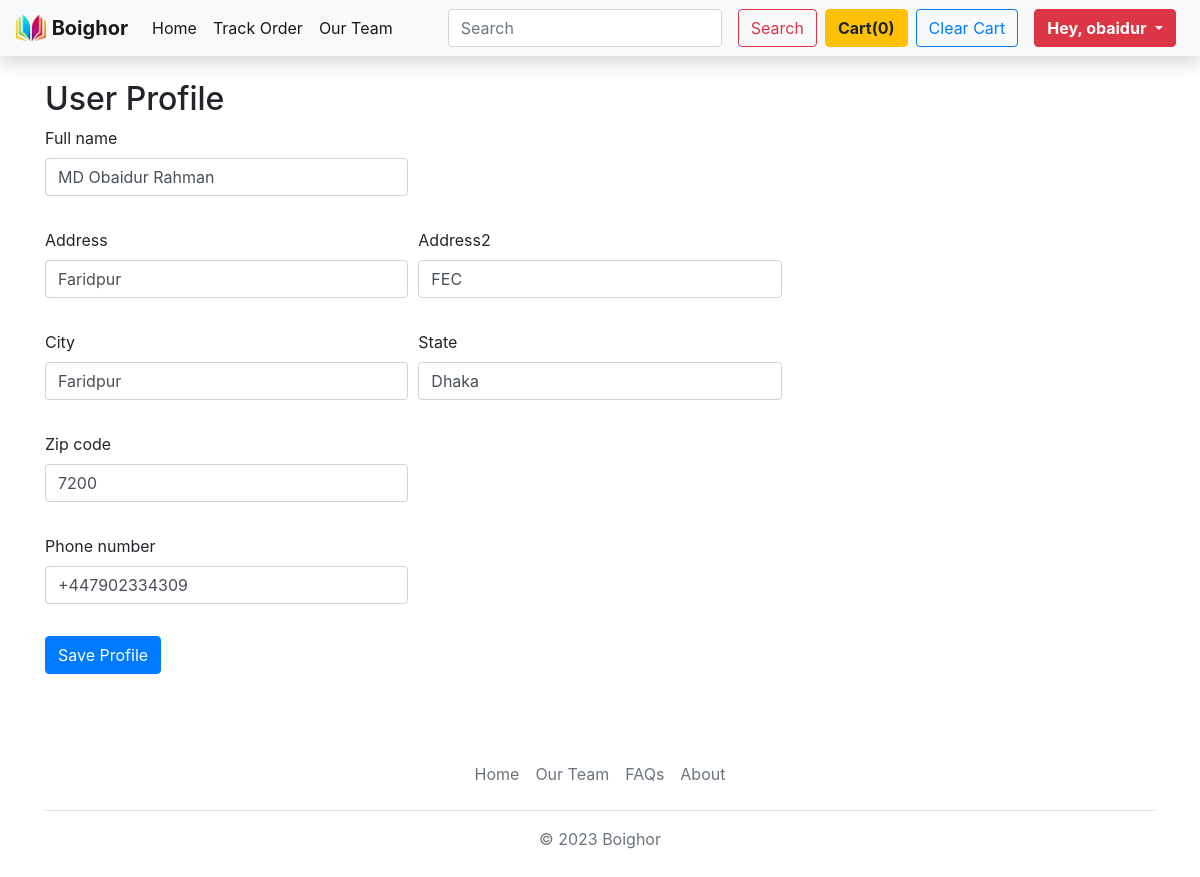
The page /profile (signed in) on the database its author committed.
### home/models.py (models this page shows)
class UserProfile(models.Model):
    user = models.OneToOneField(User, on_delete=models.CASCADE)
    full_name = models.CharField(max_length=255)
    address = models.CharField(max_length=255)
    address2 = models.CharField(max_length=255, blank=True)
    city = models.CharField(max_length=100)
    state = models.CharField(max_length=100)
    zip_code = models.CharField(max_length=10)
    phone_number = models.CharField(max_length=20)

### home/views.py (the view)
# urls.py: path('profile',views.dashboard_view,name='profile'),
def dashboard_view(request):
    try:
        user_profile = request.user.userprofile
    except UserProfile.DoesNotExist:
        user_profile = UserProfile(user=request.user)
        user_profile.save()
    if request.method=='POST':
        form = UserProfileForm(request.POST,instance=user_profile)
        if form.is_valid():
            form.save()
    else:
        form = UserProfileForm(instance=user_profile)
    return render(request,'home/dashboard.html',{'form':form})

### home/forms.py
class UserProfileForm(forms.ModelForm):
    class Meta:
        model = UserProfile
        fields:fields = ['full_name','address', 'address2', 'city', 'state', 'zip_code', 'phone_number']
    def __init__(self, *args, **kwargs):
        super().__init__(*args, **kwargs)
        self.fields['full_name'].widget.attrs.update({'class': 'form-control'})
        self.fields['address'].widget.attrs.update({'class': 'form-control'})
        self.fields['address2'].widget.attrs.update({'class': 'form-control'})
        self.fields['city'].widget.attrs.update({'class': 'form-control'})
        self.fields['state'].widget.attrs.update({'class': 'form-control'})
        self.fields['zip_code'].widget.attrs.update({'class': 'form-control'})
        self.fields['phone_number'].widget.attrs.update({'class': 'form-control'})

### templates/home/dashboard.html (shortened to what this page needs)
{% extends 'base.html' %}
{% load bootstrap4 %}
{% block body %}
<div class="container mt-4">
    <h2>User Profile</h2>
    <form method="post">
      <div class="form-row">
        <div class="form-group col-md-4">
          {% bootstrap_field form.full_name %}
        </div>
      </div>
      <div class="form-row">
        <div class="form-group col-md-4">
          {% bootstrap_field form.address %}
        </div>
        <div class="form-group col-md-4">
          {% bootstrap_field form.address2 %}
        </div>
      </div>
      <div class="form-row">
        <div class="form-group col-md-4">
          {% bootstrap_field form.city %}
        </div>
        <div class="form-group col-md-4">
          {% bootstrap_field form.state %}
        </div>
      </div>
      <div class="form-row">
        <div class="form-group col-md-4">
            {% bootstrap_field form.zip_code %}
        </div>
      </div>
      <div class="form-row">
        <div class="form-group col-md-4">
          {% bootstrap_field form.phone_number %}
        </div>
      </div>
      <button type="submit" class="btn btn-primary">Save Profile</button>
    </form>
  </div>
{% endblock body %}

### templates/base.html (shortened to what this page needs)
<!DOCTYPE html>
<html lang="en">
<head>
  <link rel="stylesheet" href="https://stackpath.bootstrapcdn.com/bootstrap/4.5.0/css/bootstrap.min.css"
 />
  {% load static %}
  <nav class="navbar navbar-expand-lg navbar-light bg-light shadow">
    <a class="navbar-brand" href="/">
      <img src="../media/home/images/img/mainlogo.png" width="30" height="30" class="d-inline-block align-top" />
      <b>Boighor</b>
    </a>
    <div class="collapse navbar-collapse" id="navbarTogglerDemo02">
      <ul class="navbar-nav mr-auto mt-2 mt-lg-0">
        <li class="nav-item active">
          <a class="nav-link" href="/">Home <span class="sr-only">(current)</span></a>
        </li>
        {% if user.is_authenticated %}
        <li class="nav-item active">
          <a class="nav-link" href="TrackOrder">Track Order</a>
        </li>
        {% endif %}
        <li class="nav-item active">
          <a class="nav-link" href="{% url 'our_team' %}">Our Team</a>
        </li>
      </ul>
      <form action="search" method="get" class="form-inline my-2 my-lg-0">
        <input class="form-control mr-sm-2" name="search" id="search" type="search" placeholder="Search" />
        <button class="btn btn-outline-danger my-2 mx-2 my-sm-0" type="submit">
          Search
        </button>
      </form>
      <a href="/checkout" tabindex="0" type="button" id="popcart" class="btn btn-warning" data-trigger="focus"
        role="button" data-html="true" data-container="body" data-toggle="popover" data-placement="bottom"
        title="All Cart Items" data-content="Vivamus
sagittis lacus vel augue laoreet rutrum faucibus.">
        <b>Cart(<span id="cart">0</span>)</b>
      </a>
      <button type="button " id="yoclear" class="btn btn-outline-primary mx-2">
        Clear Cart
      </button>
      {% if user.is_authenticated %}
      <div class="btn-group">
        <button type="button " class="btn btn-danger mx-2 dropdown-toggle" style="box-shadow: none"
          data-toggle="dropdown" aria-haspopup="true" aria-expanded="false">
          <span><b>Hey, {{request.user.username}}</b></span>
        </button>
      </div>
      {% endif %}
    </div>
  </nav>
</head>
<body>
  <div id="page-container">
    <div id="content-wrap">
      {% block body %}{% endblock body %}
    </div>
    <div class="container">
      <footer class="py-3 my-4">
        <ul class="nav justify-content-center border-bottom pb-3 mb-3">
          <li class="nav-item"><a href="/" class="nav-link px-2 text-muted">Home</a></li>
          <li class="nav-item"><a href="{% url 'our_team' %}" class="nav-link px-2 text-muted">Our Team</a></li>
          <li class="nav-item"><a href="#" class="nav-link px-2 text-muted">FAQs</a></li>
          <li class="nav-item"><a href="#" class="nav-link px-2 text-muted">About</a></li>
        </ul>
        <p class="text-center text-muted">&copy; 2023 Boighor</p>
      </footer>
    </div>
  </div>
</body>
</html>

### templates/base.html (style rules this page uses)
#page-container { position: relative; min-height: 100vh; }
#content-wrap { padding-bottom: 2.5rem; }

### rows shown on the page
UserProfile: full_name "MD Obaidur Rahman", address "Faridpur", address2 "FEC", city "Faridpur", state "Dhaka", zip_code "7200", phone_number "+447902334309"

### other values the page prints
{{ request.user.username }} "obaidur"
